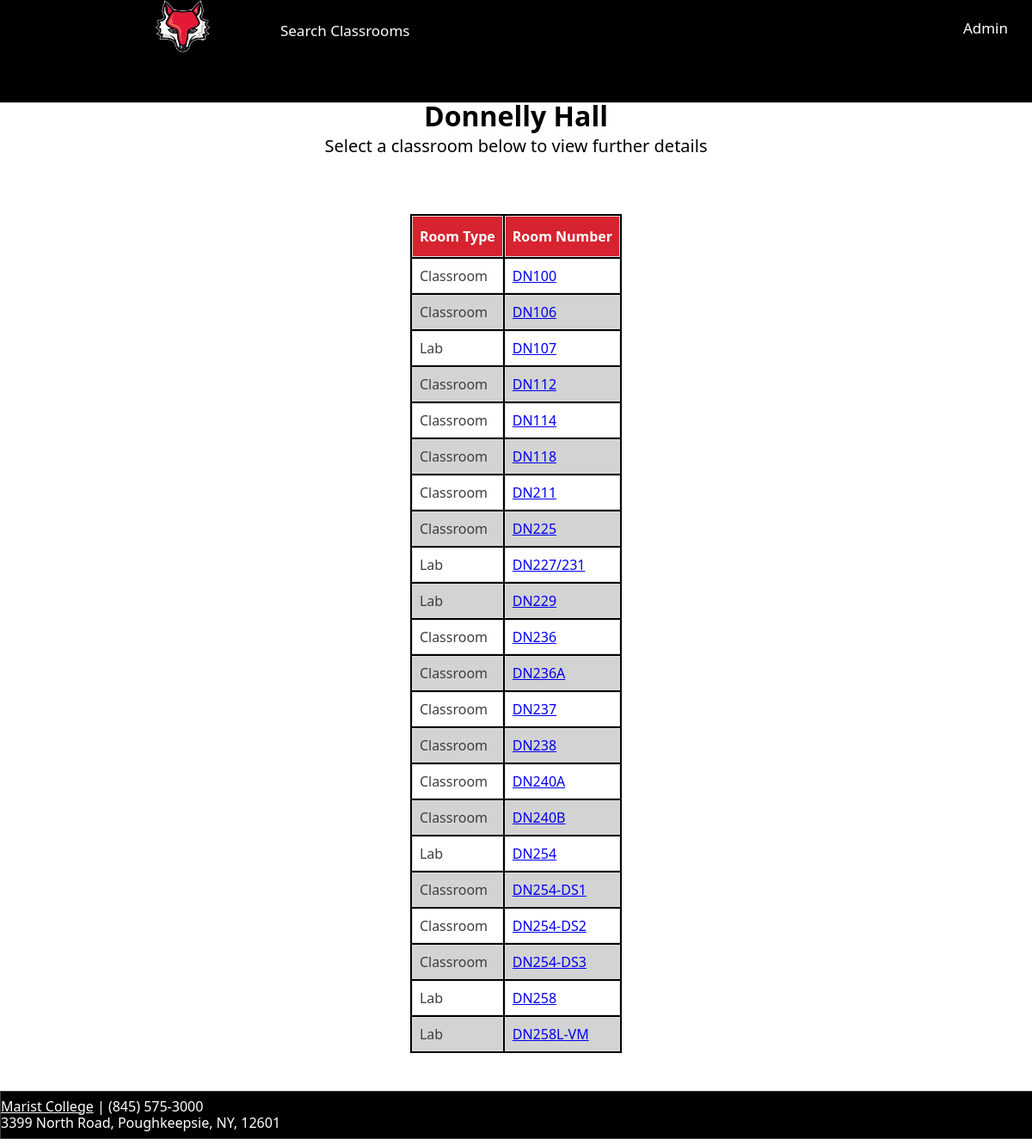
Page /pages/ShowBuilding.php?id=2 on the committed database.
### tables this page shows
CREATE TABLE IF NOT EXISTS buildings(
	build_id 		INT 	 AUTO_INCREMENT 	PRIMARY KEY		NOT NULL,
	building_Name	TEXT);

CREATE TABLE IF NOT EXISTS rooms(
	room_id			INT 	 AUTO_INCREMENT 	PRIMARY KEY 		NOT NULL,
	room_type		SET('Lab', 'Classroom')		NOT NULL,
	room_num		VARCHAR(13)						NOT NULL,
	room_tel		INT,
	room_pod_ctrl 	SET('Crestron', 'Extron'),
	room_pod_sft	VARCHAR(34),
	room_pod_img	VARCHAR(32),
	fk_build_id 	INT  						NOT NULL);

### scripts/helperFunctions.php (called while the page is built, shortened)
<?php
require('connect_db.php');
function check_results($results) {
  return true ;
}
function buildingToName($id){
  global $dbc;
  $query = "SELECT building_Name FROM buildings WHERE build_id = " .$id. "";
  $results = mysqli_query($dbc, $query);
  $row = mysqli_fetch_array($results, MYSQLI_ASSOC);
  return $row['building_Name'];
}
?>

### scripts/showQuicklinkRecords.php (the view, shortened to what this page needs)
<?php
function show_quicklink_records($dbc, $id) {
	$query = "SELECT room_type, room_num, fk_build_id FROM rooms WHERE fk_build_id = '". $id . "'ORDER BY room_num ASC;";
	$results = mysqli_query($dbc, $query);
	if($results){
  		while ($row = mysqli_fetch_array($results, MYSQLI_ASSOC)) {
  			$alink = '<A HREF=showClassroom.php?id=' . $row['fk_build_id']  . '&room_num='. $row['room_num'] .'>' . $row['room_num'] . '</A>';
    		echo '<TR>';
    		echo '<TD>' . $row['room_type'] . '</TD>';
    		echo '<TD>' . $alink . '</TD>';
    		echo '</TR>';
  		}
	}
}
?>

### pages/ShowBuilding.php (shortened to what this page needs)
<!DOCTYPE HTML>
<html>
<?php
require('../scripts/connect_db.php');
require('../scripts/helperFunctions.php');
require('../scripts/showQuicklinkRecords.php');
?>
    <head>
        <link rel="stylesheet" type="text/css" href="style.css">
    </head>
    <body>
        <div id="container">
            <div id="header">
                <div id="header-content">
                    <div id="logo"><span title="Home"><a href="home.php"><img src="logo.png"></a></span></div>
                    <div class="navbar">
                        <ul>
                            <li><a href="searchClass.php">Search Classrooms</a></li>
                            <li class="adminlink"><a href="adminLogin.php">Admin</a></li>
                        </ul>
                    </div>
                </div>
            </div>
            <div id="content_area">
                <div id="banner">
                    <?php
                    if(isset($_GET['id'])) {
                        $id = $_GET['id'];
                    }
                    $buildingName = buildingToName($id);
                    echo "<h1>" . $buildingName . "</h1>";
                    ?>
                    <p>Select a classroom below to view further details</p>
                </div>
                    <div>   <table class="qltable">
                          <tr>
                            <th>Room Type</th>
                            <th>Room Number</th>
                          </tr>
                            <?php
                            show_quicklink_records($dbc, $id);
                            ?>
                        </table>
                    </div>
		   		</div>
		   	</div>
			<div id="footer">
				<div id="footer-content">
					<p><a href= http://www.marist.edu>Marist College</a> | (845) 575-3000</p>
					<p>3399 North Road, Poughkeepsie, NY, 12601</p>
				</div>
			</div>
	</body>
</html>

### pages/style.css (style rules this page uses)
html { font-family: "Oxygen","Oxygen","Segoe UI","Helvetica Neue",sans-serif; font-weight: 400; color: #3e3e40; }
body { margin:20; background-repeat:no-repeat; background-size:cover; }
.navbar { padding-left:10%; padding-top:0; }
.navbar ul { list-style-type: none; margin: 0; padding: 10px; height: 40px; overflow: hidden; background-color: black; }
.navbar ul li { float: left; padding-left:2%; }
.navbar ul li a { display: block; color: white; text-align: center; padding: 14px 16px; text-decoration: none; font-size:17px; }
.adminlink { position:absolute; top:0; right:0; padding-top:0.6%; padding-right:1%; }
#header { width:100%; height:9%; border-bottom:1px solid #c7c7c7; background: black; position:absolute; top:0; left:0; }
#header-content { padding-left:15%; }
#logo img { float:left; width:65px; color: blacks; }
#content_area { padding-top:100px; width:95%; margin:0 auto; }
#banner { height:120px; line-height:80%; clear: both; color: black; -webkit-animation: fadeInUp 2s; -moz-animation: fadeInUp 2s; -ms-animation: fadeInUp 2s; -o-animation: fadeInUp 2s; animation: fadeInUp 2s; }
#banner h1 { text-align:center; font-size:32px; }
#banner p { font-size:20px; text-align:center; }
.qltable { margin:auto; margin-bottom: 100px; background: black; }
.qltable th, td { border: 1px solid #ddd; padding: 8px; white-space:nowrap; }
.qltable th { padding-top: 12px; padding-bottom: 12px; text-align: center; background-color: #d6232f; color: white; margin-bottom: 100px; }
.qltable tr:nth-child(even) { background-color: white; }
.qltable tr:nth-child(odd) { background-color: lightgray; }
#footer { position:fixed; left:0; bottom: 0; width:100%; margin-top: 100px; background-color:black; border-style:solid; border-width:1px; margin-top:20%; }
#footer-content p { text-align:left; vertical-align: top; color:white; line-height:20%; }
#footer-content a { color:white; }

### rows in the picture
buildings: building_Name "Donnelly Hall"
rooms: room_type "Classroom", room_num "DN100"
rooms: room_type "Classroom", room_num "DN106"
rooms: room_type "Lab", room_num "DN107"
rooms: room_type "Classroom", room_num "DN112"
rooms: room_type "Classroom", room_num "DN114"
rooms: room_type "Classroom", room_num "DN118"
rooms: room_type "Classroom", room_num "DN211"
rooms: room_type "Classroom", room_num "DN225"
rooms: room_type "Lab", room_num "DN227/231"
rooms: room_type "Lab", room_num "DN229"
rooms: room_type "Classroom", room_num "DN236"
rooms: room_type "Classroom", room_num "DN236A"
rooms: room_type "Classroom", room_num "DN237"
rooms: room_type "Classroom", room_num "DN238"
rooms: room_type "Classroom", room_num "DN240A"
rooms: room_type "Classroom", room_num "DN240B"
rooms: room_type "Lab", room_num "DN254"
rooms: room_type "Classroom", room_num "DN254-DS1"
rooms: room_type "Classroom", room_num "DN254-DS2"
rooms: room_type "Classroom", room_num "DN254-DS3"
rooms: room_type "Lab", room_num "DN258"
rooms: room_type "Lab", room_num "DN258L-VM"
